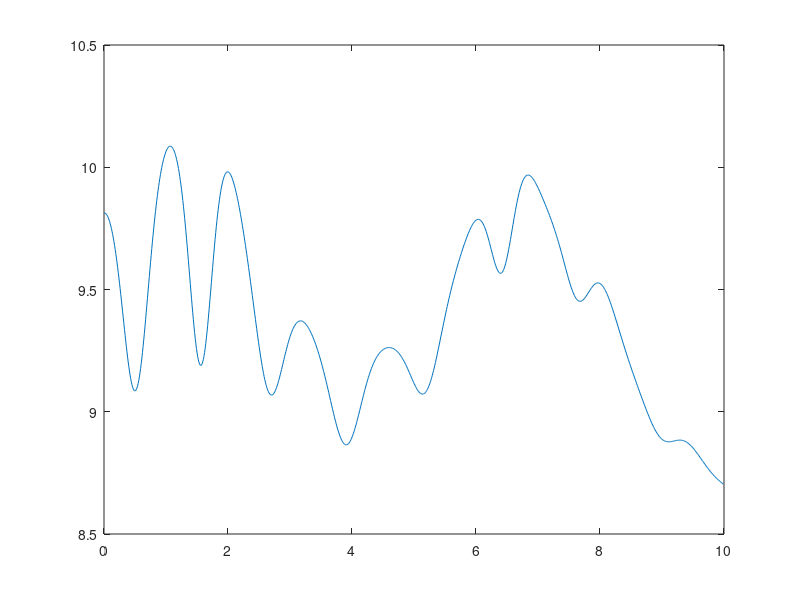
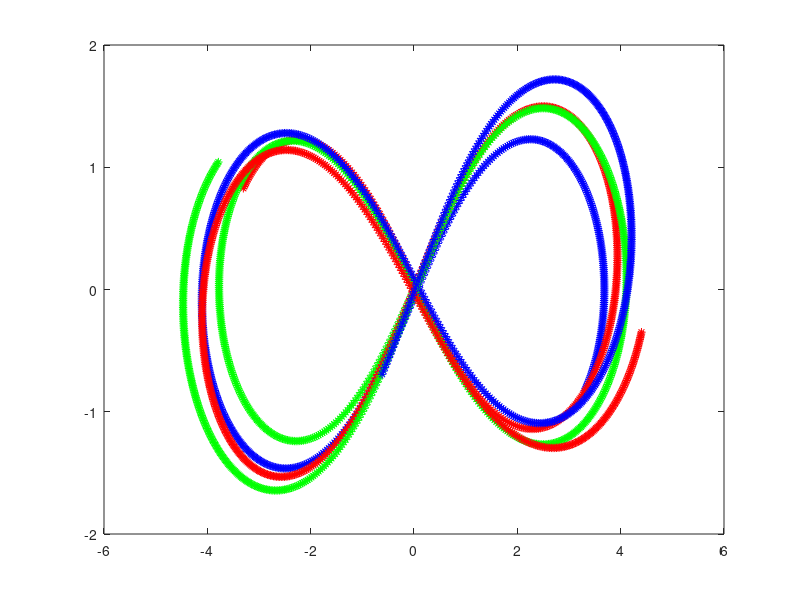

These figures' MATLAB source, in order:
function main
%All the units are changed
global G;
global x1;
global x2;
global x3;
global y1;
global y2;
global y3;
global vx1;
global vx2;
global vx3;
global vy1;
global vy2;
global vy3;
global m;
m=[1;1;1];
% m=[3.0028e-6;1;0];
G=4*pi*pi;%Gravitational constant
delt=0.01;
tf=10.0;
N=fix(tf/delt);
t=linspace(0.0,tf,N);
%Intial conditions
%Body-1
x1=zeros(N,1);
x1(1,1)=3.3030197;
% x1(1,1)=1.0;
y1=zeros(N,1);
y1(1,1)=-0.82771837;
% y1(1,1)=0.0;
vx1=zeros(N,1);
vx1(1,1)=1.587433767;
% vx1(1,1)=0.0;
vy1=zeros(N,1);
vy1(1,1)=1.47221479;
% vy1(1,1)=6.1682;
%Body-2
x2=zeros(N,1);
x2(1,1)=-3.3030197;
% x2(1,1)=0.0;
y2=zeros(N,1);
y2(1,1)=0.82771837;
% y2(1,1)=0.0;
vx2=zeros(N,1);
vx2(1,1)=1.587433767;
% vx2(1,1)=0.0;
vy2=zeros(N,1);
vy2(1,1)=1.47221479;
% vy2(1,1)=0.0;
%Body-3
x3=zeros(N,1);
x3(1,1)=0.0;
y3=zeros(N,1);
y3(1,1)=0.0;
vx3=zeros(N,1);
vx3(1,1)=-3.174867535;
vy3=zeros(N,1);
vy3(1,1)=-2.94442961;
E1=zeros(N,1);
E2=zeros(N,1);
E3=zeros(N,1);
TE=zeros(N,1);


%Implementation of RK3 
for i=1:N-1
    
    %Determination of k1 which is a 12 X 1 array
    k1=[fx1(i);fy1(i);vx1(i);vy1(i);fx2(i);fy2(i);vx2(i);vy2(i);fx3(i);fy3(i);vx3(i);vy3(i)];
    %Determination of k2
    trvx1=vx1(i,1)+((1/3)*delt*k1(1,1));
    trvy1=vy1(i,1)+((1/3)*delt*k1(2,1));
    trx1=x1(i,1)+((1/3)*delt*k1(3,1));
    try1=y1(i,1)+((1/3)*delt*k1(4,1));
    
    trvx2=vx2(i,1)+((1/3)*delt*k1(5,1));
    trvy2=vy2(i,1)+((1/3)*delt*k1(6,1));
    trx2=x2(i,1)+((1/3)*delt*k1(7,1));
    try2=y2(i,1)+((1/3)*delt*k1(8,1));
    
    trvx3=vx3(i,1)+((1/3)*delt*k1(9,1));
    trvy3=vy3(i,1)+((1/3)*delt*k1(10,1));
    trx3=x3(i,1)+((1/3)*delt*k1(11,1));
    try3=y3(i,1)+((1/3)*delt*k1(12,1));
    
    trfx1=(-G)*((m(2,1)*(trx1-trx2)/r(trx1,trx2,try1,try2))+(m(3,1)*(trx1-trx3)/r(trx1,trx3,try1,try3)));
    trfy1=(-G)*((m(2,1)*(try1-try2)/r(trx1,trx2,try1,try2))+(m(3,1)*(try1-try3)/r(trx1,trx3,try1,try3)));
    trfx2=(-G)*((m(1,1)*(trx2-trx1)/r(trx1,trx2,try1,try2))+(m(3,1)*(trx2-trx3)/r(trx2,trx3,try2,try3)));
    trfy2=(-G)*((m(1,1)*(try2-try1)/r(trx1,trx2,try1,try2))+(m(3,1)*(try2-try3)/r(trx2,trx3,try2,try3)));
    trfx3=(-G)*((m(1,1)*(trx3-trx1)/r(trx1,trx3,try1,try3))+(m(2,1)*(trx3-trx2)/r(trx2,trx3,try2,try3)));
    trfy3=(-G)*((m(1,1)*(try3-try1)/r(trx1,trx3,try1,try3))+(m(2,1)*(try3-try2)/r(trx2,trx3,try2,try3)));
    
    k2=[trfx1;trfy1;trvx1;trvy1;trfx2;trfy2;trvx2;trvy2;trfx3;trfy3;trvx3;trvy3];
    
    %Determination of k3
    
    ttrvx1=vx1(i,1)+((2/3)*delt*k2(1,1));
    ttrvy1=vy1(i,1)+((2/3)*delt*k2(2,1));
    ttrx1=x1(i,1)+((2/3)*delt*k2(3,1));
    ttry1=y1(i,1)+((2/3)*delt*k2(4,1));
    
    ttrvx2=vx2(i,1)+((2/3)*delt*k2(5,1));
    ttrvy2=vy2(i,1)+((2/3)*delt*k2(6,1));
    ttrx2=x2(i,1)+((2/3)*delt*k2(7,1));
    ttry2=y2(i,1)+((2/3)*delt*k2(8,1));
    
    ttrvx3=vx3(i,1)+((2/3)*delt*k2(9,1));
    ttrvy3=vy3(i,1)+((2/3)*delt*k2(10,1));
    ttrx3=x3(i,1)+((2/3)*delt*k2(11,1));
    ttry3=y3(i,1)+((2/3)*delt*k2(12,1));
    
    ttrfx1=(-G)*((m(2,1)*(ttrx1-ttrx2)/r(ttrx1,ttrx2,ttry1,ttry2))+(m(3,1)*(ttrx1-ttrx3)/r(ttrx1,ttrx3,ttry1,ttry3)));
    ttrfy1=(-G)*((m(2,1)*(ttry1-ttry2)/r(ttrx1,ttrx2,ttry1,ttry2))+(m(3,1)*(ttry1-ttry3)/r(ttrx1,ttrx3,ttry1,ttry3)));
    ttrfx2=(-G)*((m(1,1)*(ttrx2-ttrx1)/r(ttrx1,ttrx2,ttry1,ttry2))+(m(3,1)*(ttrx2-ttrx3)/r(ttrx2,ttrx3,ttry2,ttry3)));
    ttrfy2=(-G)*((m(1,1)*(ttry2-ttry1)/r(ttrx1,ttrx2,ttry1,ttry2))+(m(3,1)*(ttry2-ttry3)/r(ttrx2,ttrx3,ttry2,ttry3)));
    ttrfx3=(-G)*((m(1,1)*(ttrx3-ttrx1)/r(ttrx1,ttrx3,ttry1,ttry3))+(m(2,1)*(ttrx3-ttrx2)/r(ttrx2,ttrx3,ttry2,ttry3)));
    ttrfy3=(-G)*((m(1,1)*(ttry3-ttry1)/r(ttrx1,ttrx3,ttry1,ttry3))+(m(2,1)*(ttry3-ttry2)/r(ttrx2,ttrx3,ttry2,ttry3)));
    
    k3=[ttrfx1;ttrfy1;ttrvx1;ttrvy1;ttrfx2;ttrfy2;ttrvx2;ttrvy2;ttrfx3;ttrfy3;ttrvx3;ttrvy3];
    
    %Final step
    vx1(i+1,1)=vx1(i,1)+(0.25*delt*(k1(1,1)+(3*k2(1,1))));
    vy1(i+1,1)=vy1(i,1)+(0.25*delt*(k1(2,1)+(3*k2(2,1))));
    x1(i+1,1)=x1(i,1)+(0.25*delt*(k1(3,1)+(3*k2(3,1))));
    y1(i+1,1)=y1(i,1)+(0.25*delt*(k1(4,1)+(3*k2(4,1))));
    vx2(i+1,1)=vx2(i,1)+(0.25*delt*(k1(5,1)+(3*k2(5,1))));
    vy2(i+1,1)=vy2(i,1)+(0.25*delt*(k1(6,1)+(3*k2(6,1))));
    x2(i+1,1)=x2(i,1)+(0.25*delt*(k1(7,1)+(3*k2(7,1))));
    y2(i+1,1)=y2(i,1)+(0.25*delt*(k1(8,1)+(3*k2(8,1))));
    vx3(i+1,1)=vx3(i,1)+(0.25*delt*(k1(9,1)+(3*k2(9,1))));
    vy3(i+1,1)=vy3(i,1)+(0.25*delt*(k1(10,1)+(3*k2(10,1))));
    x3(i+1,1)=x3(i,1)+(0.25*delt*(k1(11,1)+(3*k2(11,1))));
    y3(i+1,1)=y3(i,1)+(0.25*delt*(k1(12,1)+(3*k2(12,1))));
    %Calculation of energy
    E1(i,1)=(0.5*m(1,1)*vx1(i,1)*vx1(i,1))+(0.5*m(1,1)*vy1(i,1)*vy1(i,1))+(((-G)*m(1,1)*m(2,1))/r(x1(i,1),x2(i,1),y1(i,1),y2(i,1)))+(((-G)*m(1,1)*m(3,1))/r(x1(i,1),x3(i,1),y1(i,1),y3(i,1)));
    E2(i,1)=(0.5*m(2,1)*vx2(i,1)*vx2(i,1))+(0.5*m(2,1)*vy2(i,1)*vy2(i,1))+(((-G)*m(1,1)*m(2,1))/r(x1(i,1),x2(i,1),y1(i,1),y2(i,1)))+(((-G)*m(2,1)*m(3,1))/r(x2(i,1),x3(i,1),y2(i,1),y3(i,1)));
    E3(i,1)=(0.5*m(3,1)*vx3(i,1)*vx3(i,1))+(0.5*m(3,1)*vy3(i,1)*vy3(i,1))+(((-G)*m(3,1)*m(2,1))/r(x3(i,1),x2(i,1),y3(i,1),y2(i,1)))+(((-G)*m(1,1)*m(3,1))/r(x1(i,1),x3(i,1),y1(i,1),y3(i,1)));
%     TE=E1(i,1)+E2(i,1)+E3(i,1);
end
TE(1:N-1,1)=E1(1:N-1,1)+E2(1:N-1,1)+E3(1:N-1,1);
figure(1)
plot(t(1:N-1),TE(1:N-1,1));
for i=1:N
    figure(2)
plot(x1(i),y1(i),'b*',x2(i),y2(i),'r*',x3(i),y3(i),'g*');
pause(0.000001);
hold on;

end








end


function y=r(a,b,c,d)

y=(((a-b)^2)+((c-d)^2))^1.5;

end

function y=fx1(a)
global G;
global x1;
global x2;
global x3;
global y1;
global y2;
global y3;
global m;

y=-G*((m(2,1)*(x1(a,1)-x2(a,1))/r(x1(a,1),x2(a,1),y1(a,1),y2(a,1)))+(m(3,1)*(x1(a,1)-x3(a,1))/r(x1(a,1),x3(a,1),y1(a,1),y3(a,1))));


end

function y=fy1(a)
global G;
global x1;
global x2;
global x3;
global y1;
global y2;
global y3;
global m;
y=-G*((m(2,1)*(y1(a,1)-y2(a,1))/r(x1(a,1),x2(a,1),y1(a,1),y2(a,1)))+(m(3,1)*(y1(a,1)-y3(a,1))/r(x1(a,1),x3(a,1),y1(a,1),y3(a,1))));


end

function y=fx2(a)
global G;
global x1;
global x2;
global x3;
global y1;
global y2;
global y3;
global m;


y=-G*((m(1,1)*(x2(a,1)-x1(a,1))/r(x1(a,1),x2(a,1),y1(a,1),y2(a,1)))+(m(3,1)*(x2(a,1)-x3(a,1))/r(x2(a,1),x3(a,1),y2(a,1),y3(a,1))));


end
function y=fy2(a)
global G;
global x1;
global x2;
global x3;
global y1;
global y2;
global y3;
global m;
y=-G*((m(1,1)*(y2(a,1)-y1(a,1))/r(x1(a,1),x2(a,1),y1(a,1),y2(a,1)))+(m(3,1)*(y2(a,1)-y3(a,1))/r(x2(a,1),x3(a,1),y2(a,1),y3(a,1))));


end
function y=fx3(a)
global G;
global x1;
global x2;
global x3;
global y1;
global y2;
global y3;
global m;

y=-G*((m(1,1)*(x3(a,1)-x1(a,1))/r(x3(a,1),x1(a,1),y3(a,1),y1(a,1)))+(m(2,1)*(x3(a,1)-x2(a,1))/r(x2(a,1),x3(a,1),y2(a,1),y3(a,1))));


end
function y=fy3(a)
global G;
global x1;
global x2;
global x3;
global y1;
global y2;
global y3;
global m;
y=-G*((m(1,1)*(y3(a,1)-y1(a,1))/r(x1(a,1),x3(a,1),y1(a,1),y3(a,1)))+(m(2,1)*(y3(a,1)-y2(a,1))/r(x2(a,1),x3(a,1),y2(a,1),y3(a,1))));


end

